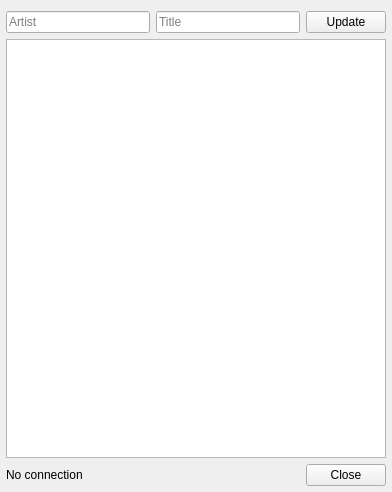
<?xml version="1.0" encoding="UTF-8"?>
<ui version="4.0">
 <class>LyricsWindow</class>
 <widget class="QWidget" name="LyricsWindow">
  <property name="geometry">
   <rect>
    <x>0</x>
    <y>0</y>
    <width>392</width>
    <height>492</height>
   </rect>
  </property>
  <property name="baseSize">
   <size>
    <width>400</width>
    <height>500</height>
   </size>
  </property>
  <property name="windowTitle">
   <string>Lyrics Window</string>
  </property>
  <layout class="QGridLayout" name="gridLayout">
   <property name="leftMargin">
    <number>6</number>
   </property>
   <property name="rightMargin">
    <number>6</number>
   </property>
   <property name="bottomMargin">
    <number>6</number>
   </property>
   <item row="0" column="0" colspan="3">
    <layout class="QHBoxLayout" name="horizontalLayout">
     <item>
      <widget class="QLineEdit" name="artistLineEdit">
       <property name="placeholderText">
        <string>Artist</string>
       </property>
      </widget>
     </item>
     <item>
      <widget class="QLineEdit" name="titleLineEdit">
       <property name="placeholderText">
        <string>Title</string>
       </property>
      </widget>
     </item>
     <item>
      <widget class="QPushButton" name="updatePushButton">
       <property name="sizePolicy">
        <sizepolicy hsizetype="Minimum" vsizetype="Fixed">
         <horstretch>0</horstretch>
         <verstretch>0</verstretch>
        </sizepolicy>
       </property>
       <property name="maximumSize">
        <size>
         <width>16777215</width>
         <height>16777215</height>
        </size>
       </property>
       <property name="baseSize">
        <size>
         <width>0</width>
         <height>0</height>
        </size>
       </property>
       <property name="toolTip">
        <string>update to current song</string>
       </property>
       <property name="text">
        <string>Update</string>
       </property>
       <property name="flat">
        <bool>false</bool>
       </property>
      </widget>
     </item>
    </layout>
   </item>
   <item row="2" column="0">
    <widget class="QLabel" name="stateLabel">
     <property name="text">
      <string>No connection</string>
     </property>
     <property name="textFormat">
      <enum>Qt::AutoText</enum>
     </property>
    </widget>
   </item>
   <item row="2" column="1">
    <spacer name="horizontalSpacer">
     <property name="orientation">
      <enum>Qt::Horizontal</enum>
     </property>
     <property name="sizeHint" stdset="0">
      <size>
       <width>383</width>
       <height>20</height>
      </size>
     </property>
    </spacer>
   </item>
   <item row="2" column="2">
    <widget class="QDialogButtonBox" name="closeButton">
     <property name="standardButtons">
      <set>QDialogButtonBox::Close</set>
     </property>
    </widget>
   </item>
   <item row="1" column="0" colspan="3">
    <widget class="QTextBrowser" name="textBrowser">
     <property name="maximumSize">
      <size>
       <width>16777215</width>
       <height>16777215</height>
      </size>
     </property>
     <property name="openExternalLinks">
      <bool>true</bool>
     </property>
    </widget>
   </item>
  </layout>
 </widget>
 <resources/>
 <connections>
  <connection>
   <sender>closeButton</sender>
   <signal>rejected()</signal>
   <receiver>LyricsWindow</receiver>
   <slot>close()</slot>
   <hints>
    <hint type="sourcelabel">
     <x>466</x>
     <y>400</y>
    </hint>
    <hint type="destinationlabel">
     <x>256</x>
     <y>209</y>
    </hint>
   </hints>
  </connection>
 </connections>
</ui>
